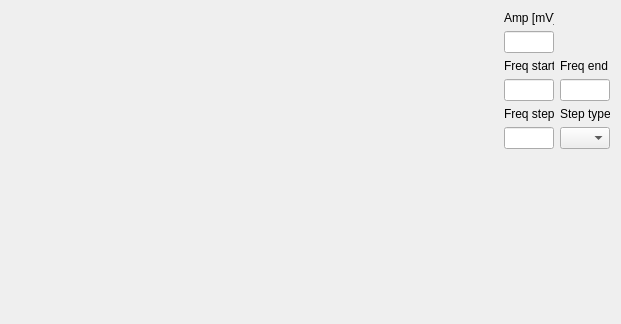
<?xml version="1.0" encoding="UTF-8"?>
<ui version="4.0">
 <class>CGenericProject</class>
 <widget class="QDialog" name="CGenericProject">
  <property name="geometry">
   <rect>
    <x>0</x>
    <y>0</y>
    <width>621</width>
    <height>320</height>
   </rect>
  </property>
  <property name="windowTitle">
   <string>Dialog</string>
  </property>
  <layout class="QHBoxLayout" name="horizontalLayout">
   <item>
    <widget class="QCustomPlot" name="workPlot" native="true">
     <property name="minimumSize">
      <size>
       <width>440</width>
       <height>302</height>
      </size>
     </property>
    </widget>
   </item>
   <item>
    <layout class="QGridLayout" name="gridLayout_2">
     <item row="0" column="0">
      <layout class="QGridLayout" name="gridLayout">
       <item row="4" column="1">
        <widget class="QLabel" name="lTypeStep">
         <property name="maximumSize">
          <size>
           <width>50</width>
           <height>16777215</height>
          </size>
         </property>
         <property name="text">
          <string>Step type</string>
         </property>
        </widget>
       </item>
       <item row="2" column="1">
        <widget class="QLabel" name="lEndFreq">
         <property name="maximumSize">
          <size>
           <width>50</width>
           <height>16777215</height>
          </size>
         </property>
         <property name="text">
          <string>Freq end</string>
         </property>
        </widget>
       </item>
       <item row="2" column="0">
        <widget class="QLabel" name="lFreqStart">
         <property name="maximumSize">
          <size>
           <width>50</width>
           <height>16777215</height>
          </size>
         </property>
         <property name="text">
          <string>Freq start</string>
         </property>
        </widget>
       </item>
       <item row="1" column="0">
        <widget class="QLineEdit" name="leAmplitude">
         <property name="maximumSize">
          <size>
           <width>50</width>
           <height>16777215</height>
          </size>
         </property>
        </widget>
       </item>
       <item row="5" column="0">
        <widget class="QLineEdit" name="leFreqStep">
         <property name="maximumSize">
          <size>
           <width>50</width>
           <height>16777215</height>
          </size>
         </property>
        </widget>
       </item>
       <item row="0" column="0">
        <widget class="QLabel" name="lAmplitude">
         <property name="maximumSize">
          <size>
           <width>50</width>
           <height>16777215</height>
          </size>
         </property>
         <property name="text">
          <string>Amp [mV]</string>
         </property>
        </widget>
       </item>
       <item row="3" column="0">
        <widget class="QLineEdit" name="leFreqStart">
         <property name="maximumSize">
          <size>
           <width>50</width>
           <height>16777215</height>
          </size>
         </property>
        </widget>
       </item>
       <item row="4" column="0">
        <widget class="QLabel" name="lFreqStep">
         <property name="maximumSize">
          <size>
           <width>50</width>
           <height>16777215</height>
          </size>
         </property>
         <property name="text">
          <string>Freq step</string>
         </property>
        </widget>
       </item>
       <item row="5" column="1">
        <widget class="QComboBox" name="cbTypeStep">
         <property name="maximumSize">
          <size>
           <width>50</width>
           <height>16777215</height>
          </size>
         </property>
        </widget>
       </item>
       <item row="3" column="1">
        <widget class="QLineEdit" name="leFreqStop">
         <property name="maximumSize">
          <size>
           <width>50</width>
           <height>16777215</height>
          </size>
         </property>
        </widget>
       </item>
      </layout>
     </item>
     <item row="1" column="0">
      <spacer name="verticalSpacer">
       <property name="orientation">
        <enum>Qt::Vertical</enum>
       </property>
       <property name="sizeHint" stdset="0">
        <size>
         <width>20</width>
         <height>40</height>
        </size>
       </property>
      </spacer>
     </item>
    </layout>
   </item>
  </layout>
 </widget>
 <customwidgets>
  <customwidget>
   <class>QCustomPlot</class>
   <extends>QWidget</extends>
   <header>qcustomplot.h</header>
   <container>1</container>
  </customwidget>
 </customwidgets>
 <resources/>
 <connections/>
</ui>
